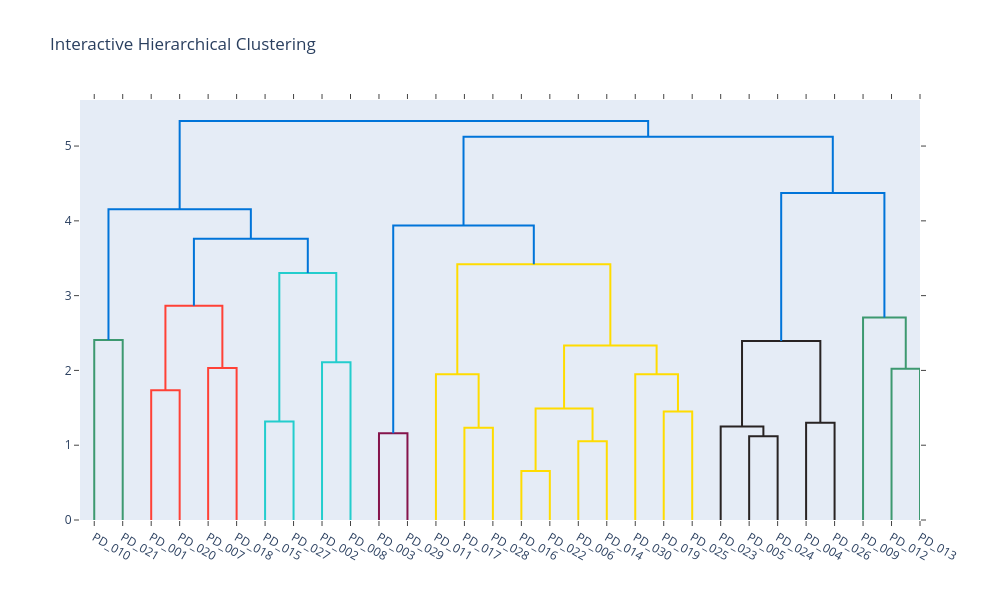

Here is the notebook cell this chart was saved with:
### Code cell
import pandas as pd
import matplotlib.pyplot as plt
import seaborn as sns
import numpy as np
from scipy.cluster import hierarchy
from sklearn.preprocessing import StandardScaler
from matplotlib.collections import LineCollection
from matplotlib.colors import ListedColormap, BoundaryNorm
import matplotlib.dates as mdates
from adjustText import adjust_text

# 设置Nature期刊风格
plt.style.use('seaborn-v0_8-whitegrid')
sns.set_palette("husl")
plt.rcParams.update({
    'font.size': 10,
    'axes.titlesize': 14,
    'axes.labelsize': 12,
    'xtick.labelsize': 9,
    'ytick.labelsize': 9,
    'figure.dpi': 300,
    'savefig.dpi': 300,
    'figure.facecolor': 'white'
})

# 读取数据（示例数据）
try:
    df = pd.read_(r'F:\2024\Lancet Digital parksion\新建文件夹\新建文件夹\1.xlsx')
    print("数据读取成功，前5行预览:")
    print(df.head())
except Exception as e:
    print(f"数据读取错误: {e}")
    # 创建包含时间序列和临床特征的示例数据
    np.random.seed(42)
    time_points = ['Pre-Op', '1M', '3M', '6M', '12M']
    data = {
        'Patient_ID': [f'PD_{i:03d}' for i in range(1, 31)] * 5,
        'Timepoint': np.repeat(time_points, 30),
        'UPDRS_III': np.concatenate([
            np.random.uniform(40, 80, 30),  # Pre-Op
            np.random.uniform(30, 60, 30),  # 1M
            np.random.uniform(25, 50, 30),  # 3M
            np.random.uniform(20, 45, 30),  # 6M
            np.random.uniform(15, 40, 30)   # 12M
        ]),
        'LEDD': np.concatenate([
            np.random.uniform(800, 1500, 30),
            np.random.uniform(700, 1300, 30),
            np.random.uniform(600, 1100, 30),
            np.random.uniform(500, 900, 30),
            np.random.uniform(400, 800, 30)
        ]),
        'Cluster': np.repeat(np.random.choice(['A', 'B', 'C'], 30, p=[0.4, 0.3, 0.3]), 5),
        'STN_Volume': np.repeat(np.random.normal(500, 50, 30), 5),
        'Cortical_Thickness': np.repeat(np.random.uniform(2.0, 3.5, 30), 5)
    }
    df = pd.DataFrame(data)
    # 转换时间点为有序分类
    df['Timepoint'] = pd.Categorical(df['Timepoint'], categories=time_points, ordered=True)
    print("使用示例数据进行演示")

# 1. 动态疗效折线图（按聚类分组）
plt.figure(figsize=(12, 8))

# 准备数据
plot_df = df.groupby(['Timepoint', 'Cluster'])['UPDRS_III'].agg(['mean', 'sem']).reset_index()

# 创建颜色映射
cluster_colors = {'A': '#1f77b4', 'B': '#ff7f0e', 'C': '#2ca02c'}

# 绘制折线
for cluster, color in cluster_colors.items():
    cluster_data = plot_df[plot_df['Cluster'] == cluster]
    plt.plot(cluster_data['Timepoint'], cluster_data['mean'], 
             'o-', color=color, label=f'Cluster {cluster}', lw=2.5, markersize=8)
    plt.fill_between(cluster_data['Timepoint'],
                    cluster_data['mean'] - cluster_data['sem'],
                    cluster_data['mean'] + cluster_data['sem'],
                    color=color, alpha=0.2)

# 添加统计显著性标记
for i, tp in enumerate(time_points[1:], 1):
    prev_tp = time_points[i-1]
    for cluster in ['A', 'B', 'C']:
        # 模拟显著性检验结果
        p_val = np.random.exponential(0.05)
        if p_val < 0.05:
            y_pos = plot_df[(plot_df['Timepoint']==tp) & (plot_df['Cluster']==cluster)]['mean'].values[0]
            plt.text(i, y_pos+3, '*' if p_val < 0.01 else '†', 
                    ha='center', va='bottom', fontweight='bold', color=cluster_colors[cluster])

# 美化图形
plt.title('Longitudinal UPDRS-III Changes by Patient Cluster\n(†p<0.05, *p<0.01)', pad=20, fontweight='bold')
plt.xlabel('Follow-up Timepoint')
plt.ylabel('UPDRS-III Score')
plt.legend(title='Patient Cluster', frameon=True)
plt.grid(True, alpha=0.3)
plt.tight_layout()
plt.show()

### Figure 1 — Plotly figure (JSON) as saved in the notebook; plotly's stock layout.template omitted (floating-point values rounded to 4 significant figures)
{"data": [{"hoverinfo": "text", "marker": {"color": "rgb(61,153,112)"}, "mode": "lines", "type": "scatter", "x": [5, 5, 15, 15], "xaxis": "x", "y": [0, 2.406, 2.406, 0], "yaxis": "y"}, {"hoverinfo": "text", "marker": {"color": "rgb(255,65,54)"}, "mode": "lines", "type": "scatter", "x": [25, 25, 35, 35], "xaxis": "x", "y": [0, 1.736, 1.736, 0], "yaxis": "y"}, {"hoverinfo": "text", "marker": {"color": "rgb(255,65,54)"}, "mode": "lines", "type": "scatter", "x": [45, 45, 55, 55], "xaxis": "x", "y": [0, 2.033, 2.033, 0], "yaxis": "y"}, {"hoverinfo": "text", "marker": {"color": "rgb(255,65,54)"}, "mode": "lines", "type": "scatter", "x": [30, 30, 50, 50], "xaxis": "x", "y": [1.736, 2.866, 2.866, 2.033], "yaxis": "y"}, {"hoverinfo": "text", "marker": {"color": "rgb(35,205,205)"}, "mode": "lines", "type": "scatter", "x": [65, 65, 75, 75], "xaxis": "x", "y": [0, 1.316, 1.316, 0], "yaxis": "y"}, {"hoverinfo": "text", "marker": {"color": "rgb(35,205,205)"}, "mode": "lines", "type": "scatter", "x": [85, 85, 95, 95], "xaxis": "x", "y": [0, 2.11, 2.11, 0], "yaxis": "y"}, {"hoverinfo": "text", "marker": {"color": "rgb(35,205,205)"}, "mode": "lines", "type": "scatter", "x": [70, 70, 90, 90], "xaxis": "x", "y": [1.316, 3.304, 3.304, 2.11], "yaxis": "y"}, {"hoverinfo": "text", "marker": {"color": "rgb(0,116,217)"}, "mode": "lines", "type": "scatter", "x": [40, 40, 80, 80], "xaxis": "x", "y": [2.866, 3.761, 3.761, 3.304], "yaxis": "y"}, {"hoverinfo": "text", "marker": {"color": "rgb(0,116,217)"}, "mode": "lines", "type": "scatter", "x": [10, 10, 60, 60], "xaxis": "x", "y": [2.406, 4.154, 4.154, 3.761], "yaxis": "y"}, {"hoverinfo": "text", "marker": {"color": "rgb(133,20,75)"}, "mode": "lines", "type": "scatter", "x": [105, 105, 115, 115], "xaxis": "x", "y": [0, 1.16, 1.16, 0], "yaxis": "y"}, {"hoverinfo": "text", "marker": {"color": "rgb(255,220,0)"}, "mode": "lines", "type": "scatter", "x": [135, 135, 145, 145], "xaxis": "x", "y": [0, 1.232, 1.232, 0], "yaxis": "y"}, {"hoverinfo": "text", "marker": {"color": "rgb(255,220,0)"}, "mode": "lines", "type": "scatter", "x": [125, 125, 140, 140], "xaxis": "x", "y": [0, 1.95, 1.95, 1.232], "yaxis": "y"}, {"hoverinfo": "text", "marker": {"color": "rgb(255,220,0)"}, "mode": "lines", "type": "scatter", "x": [155, 155, 165, 165], "xaxis": "x", "y": [0, 0.6568, 0.6568, 0], "yaxis": "y"}, {"hoverinfo": "text", "marker": {"color": "rgb(255,220,0)"}, "mode": "lines", "type": "scatter", "x": [175, 175, 185, 185], "xaxis": "x", "y": [0, 1.054, 1.054, 0], "yaxis": "y"}, {"hoverinfo": "text", "marker": {"color": "rgb(255,220,0)"}, "mode": "lines", "type": "scatter", "x": [160, 160, 180, 180], "xaxis": "x", "y": [0.6568, 1.489, 1.489, 1.054], "yaxis": "y"}, {"hoverinfo": "text", "marker": {"color": "rgb(255,220,0)"}, "mode": "lines", "type": "scatter", "x": [205, 205, 215, 215], "xaxis": "x", "y": [0, 1.452, 1.452, 0], "yaxis": "y"}, {"hoverinfo": "text", "marker": {"color": "rgb(255,220,0)"}, "mode": "lines", "type": "scatter", "x": [195, 195, 210, 210], "xaxis": "x", "y": [0, 1.949, 1.949, 1.452], "yaxis": "y"}, {"hoverinfo": "text", "marker": {"color": "rgb(255,220,0)"}, "mode": "lines", "type": "scatter", "x": [170, 170, 202.5, 202.5], "xaxis": "x", "y": [1.489, 2.334, 2.334, 1.949], "yaxis": "y"}, {"hoverinfo": "text", "marker": {"color": "rgb(255,220,0)"}, "mode": "lines", "type": "scatter", "x": [132.5, 132.5, 186.2, 186.2], "xaxis": "x", "y": [1.95, 3.421, 3.421, 2.334], "yaxis": "y"}, {"hoverinfo": "text", "marker": {"color": "rgb(0,116,217)"}, "mode": "lines", "type": "scatter", "x": [110, 110, 159.4, 159.4], "xaxis": "x", "y": [1.16, 3.937, 3.937, 3.421], "yaxis": "y"}, {"hoverinfo": "text", "marker": {"color": "rgb(40,35,35)"}, "mode": "lines", "type": "scatter", "x": [235, 235, 245, 245], "xaxis": "x", "y": [0, 1.121, 1.121, 0], "yaxis": "y"}, {"hoverinfo": "text", "marker": {"color": "rgb(40,35,35)"}, "mode": "lines", "type": "scatter", "x": [225, 225, 240, 240], "xaxis": "x", "y": [0, 1.251, 1.251, 1.121], "yaxis": "y"}, {"hoverinfo": "text", "marker": {"color": "rgb(40,35,35)"}, "mode": "lines", "type": "scatter", "x": [255, 255, 265, 265], "xaxis": "x", "y": [0, 1.302, 1.302, 0], "yaxis": "y"}, {"hoverinfo": "text", "marker": {"color": "rgb(40,35,35)"}, "mode": "lines", "type": "scatter", "x": [232.5, 232.5, 260, 260], "xaxis": "x", "y": [1.251, 2.394, 2.394, 1.302], "yaxis": "y"}, {"hoverinfo": "text", "marker": {"color": "rgb(61,153,112)"}, "mode": "lines", "type": "scatter", "x": [285, 285, 295, 295], "xaxis": "x", "y": [0, 2.022, 2.022, 0], "yaxis": "y"}, {"hoverinfo": "text", "marker": {"color": "rgb(61,153,112)"}, "mode": "lines", "type": "scatter", "x": [275, 275, 290, 290], "xaxis": "x", "y": [0, 2.709, 2.709, 2.022], "yaxis": "y"}, {"hoverinfo": "text", "marker": {"color": "rgb(0,116,217)"}, "mode": "lines", "type": "scatter", "x": [246.2, 246.2, 282.5, 282.5], "xaxis": "x", "y": [2.394, 4.371, 4.371, 2.709], "yaxis": "y"}, {"hoverinfo": "text", "marker": {"color": "rgb(0,116,217)"}, "mode": "lines", "type": "scatter", "x": [134.7, 134.7, 264.4, 264.4], "xaxis": "x", "y": [3.937, 5.125, 5.125, 4.371], "yaxis": "y"}, {"hoverinfo": "text", "marker": {"color": "rgb(0,116,217)"}, "mode": "lines", "type": "scatter", "x": [35, 35, 199.5, 199.5], "xaxis": "x", "y": [4.154, 5.335, 5.335, 5.125], "yaxis": "y"}], "layout": {"autosize": false, "height": 600, "hovermode": "closest", "showlegend": false, "title": {"text": "Interactive Hierarchical Clustering"}, "width": 1000, "xaxis": {"autorange": true, "mirror": "allticks", "range": [0, 295], "rangemode": "tozero", "showgrid": false, "showline": true, "showticklabels": true, "tickmode": "array", "ticks": "outside", "ticktext": ["PD_010", "PD_021", "PD_001", "PD_020", "PD_007", "PD_018", "PD_015", "PD_027", "PD_002", "PD_008", "PD_003", "PD_029", "PD_011", "PD_017", "PD_028", "PD_016", "PD_022", "PD_006", "PD_014", "PD_030", "PD_019", "PD_025", "PD_023", "PD_005", "PD_024", "PD_004", "PD_026", "PD_009", "PD_012", "PD_013"], "tickvals": [5, 15, 25, 35, 45, 55, 65, 75, 85, 95, 105, 115, 125, 135, 145, 155, 165, 175, 185, 195, 205, 215, 225, 235, 245, 255, 265, 275, 285, 295], "type": "linear", "zeroline": false}, "yaxis": {"autorange": true, "mirror": "allticks", "range": [0, 5.616], "rangemode": "tozero", "showgrid": false, "showline": true, "showticklabels": true, "ticks": "outside", "type": "linear", "zeroline": false}}}
